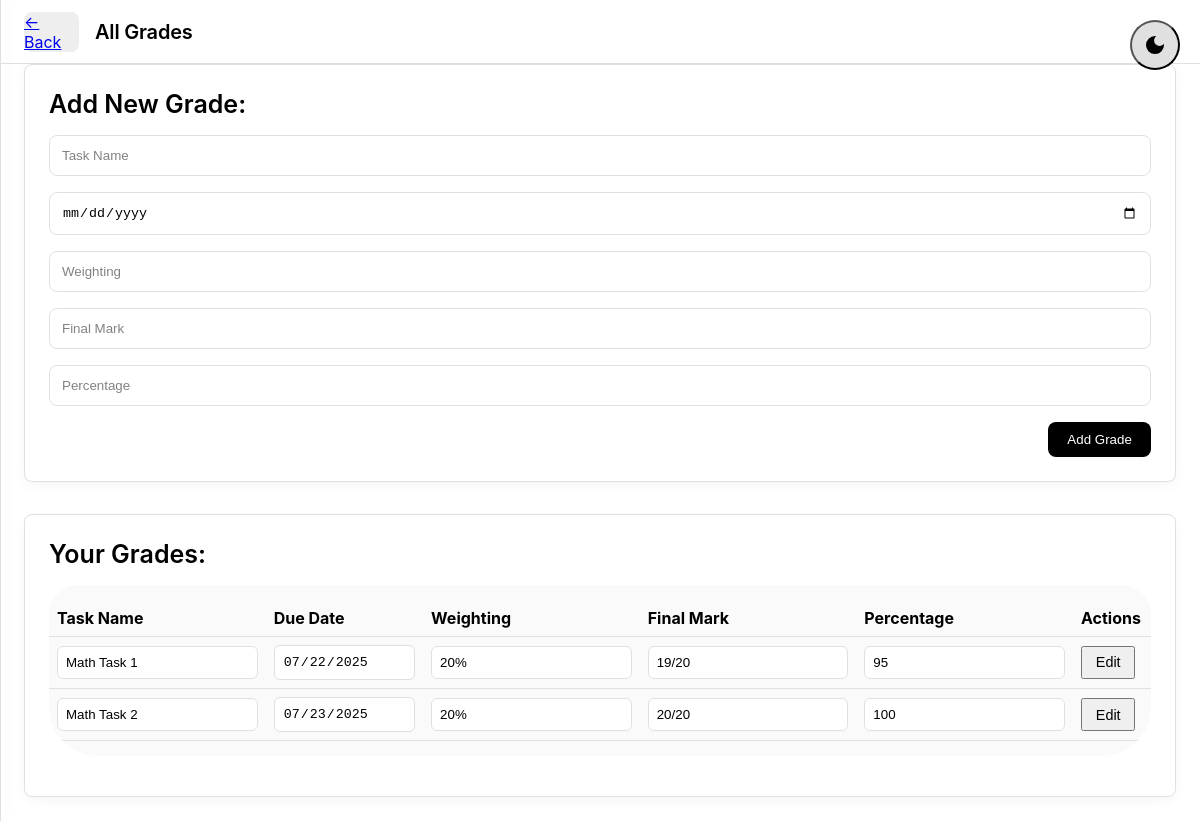
The page /grades (signed in) on the database its author committed.
### website/models.py (models this page shows)
class Grade(db.Model):
    id = db.Column(db.Integer, primary_key=True)
    name = db.Column(db.String(150), nullable=False)
    due_date = db.Column(db.String(50))
    weighting = db.Column(db.String(50))
    final_mark = db.Column(db.String(50))
    percentage = db.Column(db.String(50))
    user_id = db.Column(db.Integer, db.ForeignKey('user.id'), nullable=False)

### website/views.py (the view)
@views.route('/grades', methods=['GET'])
@login_required
def grades():
    grades = Grade.query.filter_by(user_id=current_user.id).order_by(Grade.due_date).all()
    return render_template("grades.html", user=current_user, grades=grades)

### website/__init__.py (called while the page is built)
def create_app():
    app = Flask(__name__)
    app.config['SECRET_KEY'] = 'hjshjhdjah kjshkjdhjs'
    app.config['SQLALCHEMY_DATABASE_URI'] = 'sqlite:///db.sqlite'
    db.init_app(app)
    migrate = Migrate(app, db)
    from .views import views
    from .auth import auth
    from .models import User, Note
    app.register_blueprint(views, url_prefix='/')
    app.register_blueprint(auth, url_prefix='/')
    with app.app_context():
        db.create_all()
    login_manager = LoginManager()
    login_manager.login_view = 'auth.login'
    login_manager.init_app(app)
    @login_manager.user_loader
    def load_user(id):
        return User.query.get(int(id))
    return app

### website/templates/grades.html (shortened to what this page needs)
{% extends "base.html" %}
{% block content %}
<header class="site-header">
  <div class="container header-container">
    <div class="header-left">
      <a href="/" class="menu-button" aria-label="Back to dashboard">← Back</a>
      <h1 class="site-title">All Grades</h1>
    </div>
  </div>
</header>
<main class="main-content-section">
  <div class="container">
    <section class="card grades-card" style="margin-bottom: 2rem;">
      <h3 class="card-title">Add New Grade:</h3>
      <form method="POST" action="/add-grade" style="display: flex; flex-direction: column; gap: 1rem;">
        <input type="text" name="name" placeholder="Task Name" required class="form-input"
               style="padding: 0.75rem; border-radius: 8px; border: 1px solid var(--border-color); background-color: var(--bg-primary); color: var(--text-primary);">
        <input type="date" name="due_date" required class="form-input"
               style="padding: 0.75rem; border-radius: 8px; border: 1px solid var(--border-color); background-color: var(--bg-primary); color: var(--text-primary);">
        <input type="text" name="weighting" placeholder="Weighting" required class="form-input"
               style="padding: 0.75rem; border-radius: 8px; border: 1px solid var(--border-color); background-color: var(--bg-primary); color: var(--text-primary);">
        <input type="text" name="final_mark" placeholder="Final Mark" required class="form-input"
               style="padding: 0.75rem; border-radius: 8px; border: 1px solid var(--border-color); background-color: var(--bg-primary); color: var(--text-primary);">
        <input type="text" name="percentage" placeholder="Percentage" required class="form-input"
               style="padding: 0.75rem; border-radius: 8px; border: 1px solid var(--border-color); background-color: var(--bg-primary); color: var(--text-primary);">
        <button type="submit" class="button"
                style="align-self: flex-end; padding: 0.6rem 1.2rem; border-radius: 8px;
                       background-color: var(--border-dark); color: var(--bg-primary);
                       border: none; font-weight: 500; cursor: pointer;">
          Add Grade
        </button>
      </form>
    </section>
    <section class="card grades-card">
      <h3 class="card-title">Your Grades:</h3>
      <div class="grades-table-wrapper" style="overflow-x: auto;">
        <table style="width: 100%; border-collapse: collapse;">
          <thead>
            <tr style="border-bottom: 1px solid var(--border-color);">
              <th style="text-align: left; padding: 0.5rem;">Task Name</th>
              <th style="text-align: left; padding: 0.5rem;">Due Date</th>
              <th style="text-align: left; padding: 0.5rem;">Weighting</th>
              <th style="text-align: left; padding: 0.5rem;">Final Mark</th>
              <th style="text-align: left; padding: 0.5rem;">Percentage</th>
              <th style="text-align: left; padding: 0.5rem;">Actions</th>
            </tr>
          </thead>
          <tbody>
            {% for grade in grades %}
              <tr style="border-bottom: 1px solid var(--border-color);">
                <td style="padding: 0.5rem;"><input type="text" value="{{ grade.name }}" class="form-input" form="form-{{ grade.id }}" name="name" style="width: 100%; padding: 0.5rem; border-radius: 6px; border: 1px solid var(--border-color); background-color: var(--bg-primary); color: var(--text-primary);" disabled></td>
                <td style="padding: 0.5rem;"><input type="date" value="{{ grade.due_date }}" class="form-input" form="form-{{ grade.id }}" name="due_date" style="width: 100%; padding: 0.5rem; border-radius: 6px; border: 1px solid var(--border-color); background-color: var(--bg-primary); color: var(--text-primary);" disabled></td>
                <td style="padding: 0.5rem;"><input type="text" value="{{ grade.weighting }}" class="form-input" form="form-{{ grade.id }}" name="weighting" style="width: 100%; padding: 0.5rem; border-radius: 6px; border: 1px solid var(--border-color); background-color: var(--bg-primary); color: var(--text-primary);" disabled></td>
                <td style="padding: 0.5rem;"><input type="text" value="{{ grade.final_mark }}" class="form-input" form="form-{{ grade.id }}" name="final_mark" style="width: 100%; padding: 0.5rem; border-radius: 6px; border: 1px solid var(--border-color); background-color: var(--bg-primary); color: var(--text-primary);" disabled></td>
                <td style="padding: 0.5rem;"><input type="text" value="{{ grade.percentage }}" class="form-input" form="form-{{ grade.id }}" name="percentage" style="width: 100%; padding: 0.5rem; border-radius: 6px; border: 1px solid var(--border-color); background-color: var(--bg-primary); color: var(--text-primary);" disabled></td>
                <td style="padding: 0.5rem;">
                  <form method="POST" action="/edit-grade/{{ grade.id }}" id="form-{{ grade.id }}">
                    <button type="button" class="button edit-btn" onclick="enableEdit(this)" style="padding: 0.4rem 0.8rem; font-size: 0.9rem;">Edit</button>
                  </form>
                </td>
              </tr>
            {% else %}
              <tr>
                <td colspan="6" style="padding: 0.5rem; color: var(--text-secondary); text-align: center;">
                  No grades added yet.
                </td>
              </tr>
            {% endfor %}
          </tbody>
        </table>
      </div>
    </section>
  </div>
</main>
{% endblock %}

### website/templates/base.html (shortened to what this page needs)
<!DOCTYPE html>
<html lang="en">
<head>
  <link rel="stylesheet" type="text/css" href="{{ url_for('static', filename='styles.css') }}">
</head>
<body>
  <header>
    <button id="theme-switch">
        <svg xmlns="http://www.w3.org/2000/svg" height="24px" viewBox="0 -960 960 960" width="24px" fill="#e3e3e3"><path d="M480-120q-150 0-255-105T120-480q0-150 105-255t255-105q14 0 27.5 1t26.5 3q-41 29-65.5 75.5T444-660q0 90 63 153t153 63q55 0 101-24.5t75-65.5q2 13 3 26.5t1 27.5q0 150-105 255T480-120Z"/></svg>
    </button>
  </header>
  <div id="main" class="main">
    {% block content %}{% endblock %}
  </div>
</body>
</html>

### website/static/styles.css (style rules this page uses)
:root { --text-primary: #000000; --text-secondary: #828282; --text-tertiary: #5a5656; --bg-primary: #ffffff; --bg-secondary: #fafafa; --bg-tertiary: #f7f7f7; --border-color: #e0e0e0; --border-dark: #000000; --border-grid: #d1d1d1; --accent-bg: #3a4142; --button-bg: #eeeeee; }
* { box-sizing: border-box; }
body { margin: 0; font-family: 'Inter', sans-serif; background-color: var(--bg-primary); color: var(--text-primary); }
.container { max-width: 1440px; margin-left: auto; margin-right: auto; padding-left: 24px; padding-right: 24px; }
.card { background-color: var(--bg-primary); border: 1px solid var(--border-color); border-radius: 8px; box-shadow: 0px 4px 12px 0px rgba(0, 0, 0, 0.04); padding: 24px; overflow: hidden; }
.site-header { background-color: var(--bg-primary); border-bottom: 1px solid var(--border-color); height: 64px; }
.header-container { display: flex; justify-content: space-between; align-items: center; height: 100%; }
.header-left, .header-right { display: flex; align-items: center; gap: 16px; }
.menu-button { background-color: var(--button-bg); border: none; border-radius: 8px; width: 55px; height: 40px; display: flex; justify-content: center; align-items: center; cursor: pointer; padding: 0; }
.site-title { font-weight: 600; font-size: 20px; letter-spacing: -0.2px; margin: 0; }
.main-content-section { padding-bottom: 24px; }
.card-title { font-weight: 600; font-size: 25px; margin: 0 0 16px 0; }
.grades-card { display: flex; flex-direction: column; }
.grades-table-wrapper { flex-grow: 1; background-color: var(--bg-secondary); border-radius: 29px 30px 49px 49px; padding: 15px 0; margin-bottom: 16px; }
#theme-switch { position: fixed; top: 20px; right: 20px; width: 50px; height: 50px; background-color: var(--border-color); border-radius: 50%; display: flex; justify-content: center; align-items: center; cursor: pointer; z-index: 1000; transition: background-color 0.3s; }
#theme-switch svg { width: 24px; height: 24px; fill: var(--text-primary); }
input::placeholder { color: var(--text-secondary); }

### rows shown on the page
Grade: name "Math Task 1", due_date "07/22/2025", weighting "20%", final_mark "19/20", percentage "95"
Grade: name "Math Task 2", due_date "07/23/2025", weighting "20%", final_mark "20/20", percentage "100"
